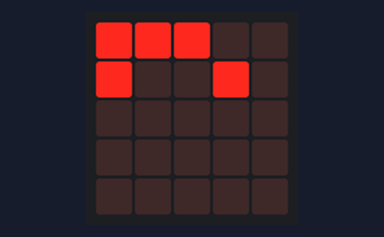
Simulated run of this program. Board: BBC micro:bit running MicroPython. Shown: the board's 5×5 LED display.

Above: at 0.8 s.
At 5.0 s:
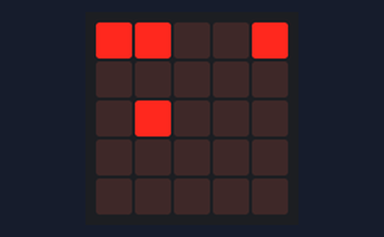
At 9.9 s:
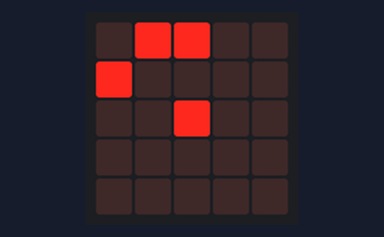
At 19.7 s:
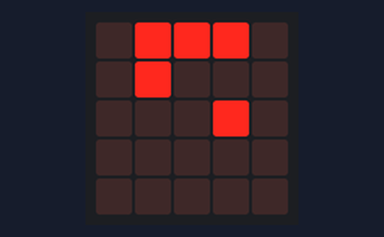
At 29.5 s:
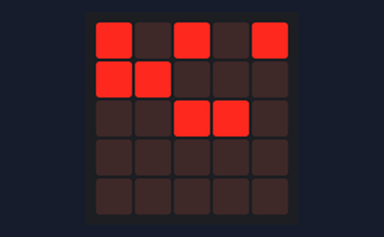
At 39.3 s:
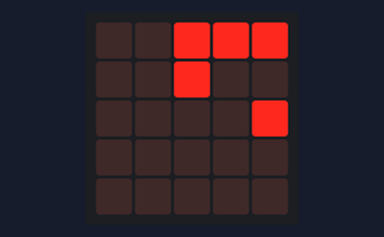

The program:

count.py
```python
"""
Count in binary with the LEDs.

Takes a very long time to complete.

So speed must be LED limited: CPU is 16MHz,
and we are cycling 2^25 = 32M values,
let's say at 100 operations per cycle.

CPU chip becomes worryingly, put your hand on it to feel.
"""

from microbit import *

def show_binary(i):
    dig = 1
    for y in range(5):
        for x in range(5):
            if dig & i:
                val = 9
            else:
                val = 0
            display.set_pixel(x, y, val)
            dig <<= 1

i = 0
imax = pow(2, 25)
while i < imax:
    show_binary(i)
    i += 1
```

Measured:
- what the display in image 1 shows lasts 0.7 s, from 4.9 s to 5.6 s
